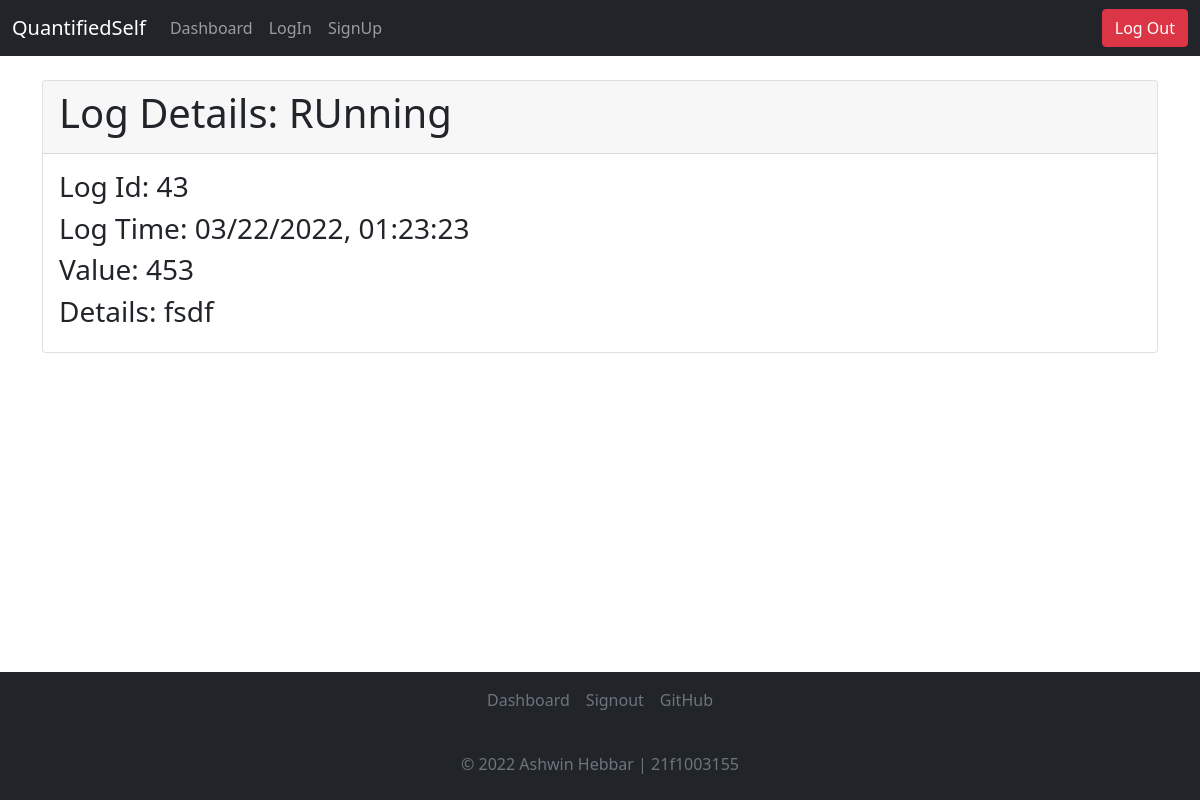
Before: /dashboard/32/logs/43 (signed in) with the older database file.
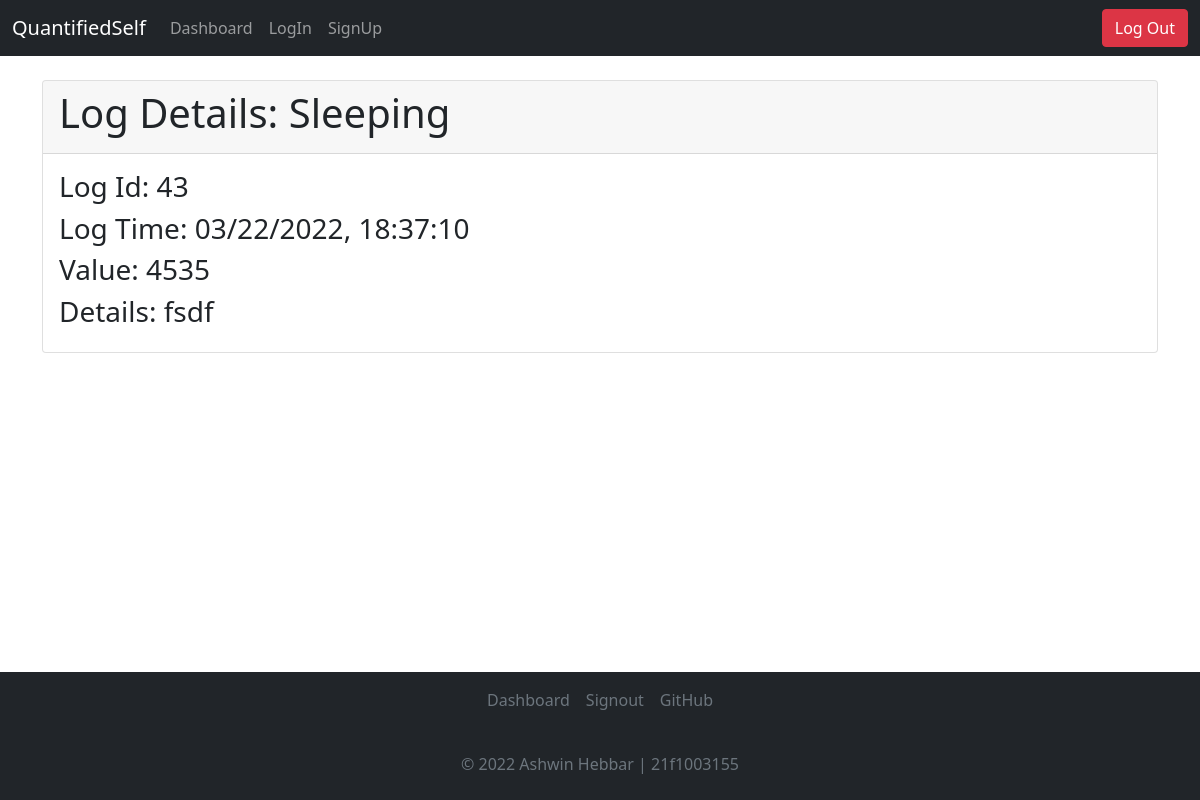
After: the same page with the newer database file.
### application/models.py (models this page shows)
class Tracker(db.Model):
    __tablename__ = 'tracker'
    id = db.Column(db.Integer, autoincrement=True, primary_key=True)
    userid = db.Column(db.Integer, db.ForeignKey("user.id"))
    name = db.Column(db.String, nullable=False)
    type = db.Column(db.Integer, nullable = False)
    choices = db.Column(db.String)
    details = db.Column(db.String)
    time = db.Column(db.String, nullable=False)

class Logs(db.Model):
    __tablename__ = 'logs'
    id = db.Column(db.Integer, autoincrement=True, primary_key=True)
    userid = db.Column(db.Integer, db.ForeignKey("user.id"))
    tid = db.Column(db.Integer, db.ForeignKey("tracker.id"))
    value = db.Column(db.String, nullable = False)
    data = db.Column(db.String)
    time = db.Column(db.String, nullable=False)

### controllers/logops.py (the view)
@app.route("/dashboard/<trackerid>/logs/<logid>", methods=["GET"])
@login_required
def view_log(trackerid, logid):
    tdet = Tracker.query.filter_by(id=trackerid).first()
    log = Logs.query.filter_by(id=logid, tid=trackerid).first()
    return render_template("view_log.html", log=log, tracker = tdet)

### main.py (called while the page is built)
@login_manager.user_loader
def load_user(user_id):
  return User.query.get(int(user_id))

### templates/view_log.html (shortened to what this page needs)
<!DOCTYPE html>
<html lang="en">
<head>
  <link href="https://cdn.jsdelivr.net/npm/bootstrap@5.1.3/dist/css/bootstrap.min.css" rel="stylesheet"
>
</head>
<body>
  <nav class="navbar navbar-expand-lg navbar-dark bg-dark">
    <div class="container-fluid">
      <a class="navbar-brand" href="#">QuantifiedSelf</a>
      <div class="collapse navbar-collapse">
        <ul class="navbar-nav me-auto mb-2 mb-lg-0">
          <li class="nav-item">
            <a class="nav-link" aria-current="page" href="/dashboard">Dashboard</a>
          </li>
          <li class="nav-item">
            <a class="nav-link" href="/login">LogIn</a>
          </li>
          <li class="nav-item">
            <a class="nav-link" href="/signup">SignUp</a>
          </li>
        </ul>
      </div>
      <button type="button" onclick="document.location='/logout'" class="btn btn-danger">Log Out</button>
    </div>
  </nav>
  <br>
  <div class="container">
    <div class="card">
      <div class="card-header">
        <h1>Log Details: {{tracker.name}}</h1>
      </div>
      <div class="card-body">
        <h3>Log Id: {{log.id}}</h3>
        <h3>Log Time: {{log.time}}</h3>
        <h3>Value: {{log.value}}</h3>
        <h3>Details: {{log.data}}</h3>
      </div>
    </div>
    <br>
    <div class="navbar fixed-bottom bg-dark d-flex flex-column">
      <footer class="py- my-0" style="bottom: 0; width: 100%;">
        <ul class="nav d-flex justify-content-center pb-3 mb-3 align-items-center justify-content-center ">
          <li class="nav-item"></li><a href="/dashboard" class="nav-link px-2 text-muted">Dashboard</a></li>
          <li class="nav-item"><a href="/signout" class="nav-link px-2 text-muted">Signout</a></li>
          <li class="nav-item"><a href="https://github.com/AshwinHebbar314/QuantifiedSelf"
              class="nav-link px-2 text-muted">GitHub</a></li>
        </ul>
        <p class="text-center text-muted">&copy; 2022 Ashwin Hebbar | 21f1003155</p>
      </footer>
    </div>
</body>
</html>

Changed rows visible on the page:
changed Tracker: name "RUnning" → "Sleeping"
changed Logs "fsdf": time "03/22/2022, 01:23:23" → "03/22/2022, 18:37:10"; value "453" → "4535"
